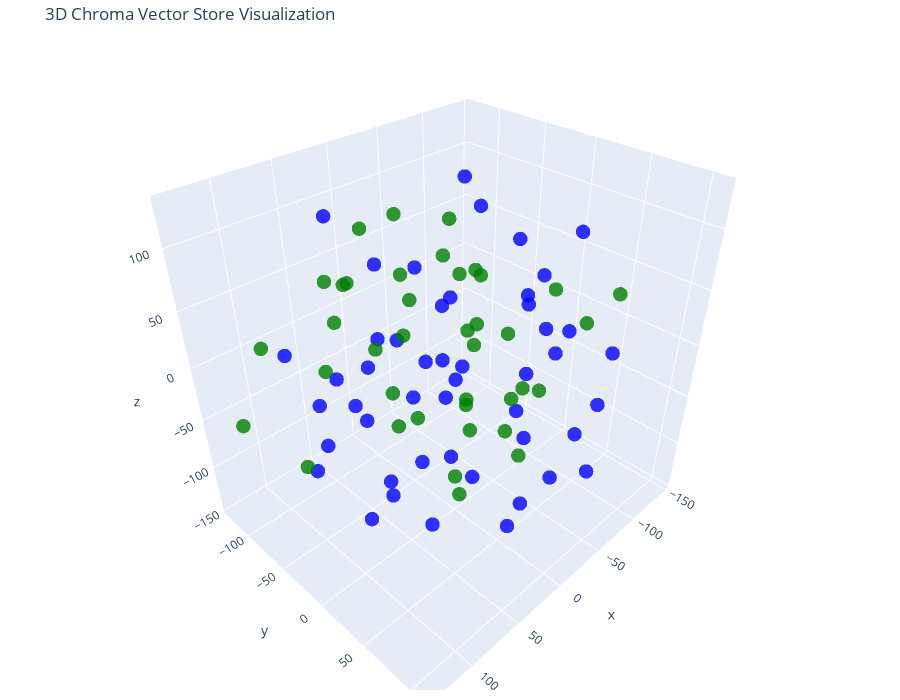

Notebook cell for this chart:
### Code cell
tsne = TSNE(n_components=3, random_state=42)
reduced_vectors = tsne.fit_transform(vectors)
fig = go.Figure(data=[go.Scatter3d(
    x=reduced_vectors[:, 0],
    y=reduced_vectors[:, 1],
    z=reduced_vectors[:, 2],
    mode='markers',
    marker=dict(size=5, color=colors, opacity=0.8),
    text=[f"Type: {t}<br>Text: {d[:100]}..." for t, d in zip(doc_types, documents)],
    hoverinfo='text'
)])

fig.update_layout(
    title='3D Chroma Vector Store Visualization',
    scene=dict(xaxis_title='x', yaxis_title='y', zaxis_title='z'),
    width=900,
    height=700,
    margin=dict(r=10, b=10, l=10, t=40)
)

fig.show()

### Figure 1 — Plotly figure (JSON) as saved in the notebook; plotly's stock layout.template omitted (floating-point values rounded to 4 significant figures)
{"data": [{"hoverinfo": "text", "marker": {"color": ["blue", "blue", "blue", "blue", "blue", "blue", "blue", "blue", "blue", "blue", "blue", "blue", "blue", "blue", "blue", "blue", "blue", "blue", "blue", "blue", "blue", "blue", "blue", "blue", "blue", "blue", "blue", "blue", "blue", "blue", "blue", "blue", "blue", "blue", "blue", "blue", "blue", "blue", "blue", "blue", "blue", "blue", "blue", "blue", "blue", "blue", "blue", "blue", "green", "green", "green", "green", "green", "green", "green", "green", "green", "green", "green", "green", "green", "green", "green", "green", "green", "green", "green", "green", "green", "green", "green", "green", "green", "green", "green", "green", "green", "green", "green", "green", "green", "green", "green", "green", "green", "green", "green"], "opacity": 0.8, "size": 5}, "mode": "markers", "text": ["Type: football<br>Text: # Football Statistics Explained\n\n## Key Metrics...", "Type: football<br>Text: ### Expected Goals (xG)\n- Measures quality of chances created\n- Based on shot location and context...", "Type: football<br>Text: - Helps evaluate performance beyond scoreline...", "Type: football<br>Text: ### Possession Percentage\n- Indicates control of the ball...", "Type: football<br>Text: - High possession does not always mean dominance...", "Type: football<br>Text: ### Pass Completion Rate\n- Measures accuracy of passing\n- Important for midfield control...", "Type: football<br>Text: ## Defensive Metrics\n\n### Tackles Won\n- Number of successful tackles\n- Shows defensive activity...", "Type: football<br>Text: ### Interceptions\n- Reading the game and cutting passing lanes\n- Key for defensive midfielders...", "Type: football<br>Text: # Football Match Analysis...", "Type: football<br>Text: ## Pre-Match Analysis\n- Study opponent formation\n- Identify pressing triggers...", "Type: football<br>Text: - Analyze defensive weaknesses...", "Type: football<br>Text: ## In-Game Observations\n- Shape without the ball\n- Distance between lines...", "Type: football<br>Text: - Effectiveness of substitutions...", "Type: football<br>Text: ## Post-Match Review\n- Compare xG vs goals\n- Evaluate individual performances...", "Type: football<br>Text: - Identify tactical adjustments for next match...", "Type: football<br>Text: ## Common Match Scenarios\n- Breaking down a low block\n- Defending a one-goal lead...", "Type: football<br>Text: - Chasing the game late...", "Type: football<br>Text: # Football Player Roles\n\n## Defensive Roles...", "Type: football<br>Text: ### Ball-Playing Defender (BPD)\n- Comfortable on the ball\n- Initiates build-up from the back...", "Type: football<br>Text: - Important in possession-based teams...", "Type: football<br>Text: ### Defensive Midfielder (Anchor Man)\n- Shields the defense\n- Breaks opposition attacks...", "Type: football<br>Text: - Maintains positional discipline...", "Type: football<br>Text: ## Attacking Roles...", "Type: football<br>Text: ### Inverted Winger\n- Starts wide but cuts inside\n- Often strong foot opposite to flank...", "Type: football<br>Text: - Creates shooting and passing lanes...", "Type: football<br>Text: ### False 9\n- Drops deep instead of staying central\n- Confuses center-backs...", "Type: football<br>Text: - Creates space for wingers to exploit...", "Type: football<br>Text: # Football Tactics Overview\n\n## Common Formations...", "Type: football<br>Text: ### 4-3-3\n- Emphasizes width and pressing\n- Commonly used by possession-based teams...", "Type: football<br>Text: - Requires technically strong wingers and fullbacks...", "Type: football<br>Text: ### 4-2-3-1\n- Balanced defensive and attacking structure...", "Type: football<br>Text: - Double pivot helps in buildup and defensive cover\n- Popular in modern transitional football...", "Type: football<br>Text: ### 3-5-2\n- Uses wing-backs for width\n- Strong central overload...", "Type: football<br>Text: - Effective against teams that press high...", "Type: football<br>Text: ## Tactical Concepts...", "Type: football<br>Text: ### Gegenpressing\n- Immediate pressure after losing possession\n- Aims to recover the ball quickly...", "Type: football<br>Text: - Requires high fitness and coordination...", "Type: football<br>Text: ### Low Block\n- Team defends deep near their penalty area\n- Reduces space behind defenders...", "Type: football<br>Text: - Effective against stronger opponents...", "Type: football<br>Text: # Football Transfer Strategy\n\n## Budget-Based Recruitment...", "Type: football<br>Text: ### Low Budget Clubs\n- Focus on youth and free transfers\n- Look for undervalued players...", "Type: football<br>Text: - Prioritize resale value...", "Type: football<br>Text: ### High Budget Clubs\n- Buy proven performers\n- Target tactical fits rather than star names...", "Type: football<br>Text: - Depth is as important as quality...", "Type: football<br>Text: ## Scouting Factors\n- Age and injury history\n- Tactical compatibility...", "Type: football<br>Text: - Mental attributes like work rate and decision-making...", "Type: football<br>Text: ## Data-Driven Recruitment\n- Use metrics like xG, progressive passes...", "Type: football<br>Text: - Compare league-adjusted statistics\n- Combine data with scouting reports...", "Type: players<br>Text: # Attacking Players...", "Type: players<br>Text: ## Strikers\nStrikers are responsible for scoring goals and occupying central attacking positions....", "Type: players<br>Text: They often operate inside the penalty box and rely on movement, finishing, and positioning....", "Type: players<br>Text: Key attributes of strikers:\n- Finishing\n- Off-the-ball movement\n- Composure\n- Heading ability...", "Type: players<br>Text: ## Wingers\nWingers play on the flanks and provide width to the attack....", "Type: players<br>Text: They often dribble past defenders and create chances through crosses or cut-inside runs....", "Type: players<br>Text: Common winger traits:\n- Pace and acceleration\n- Dribbling skills\n- Crossing accuracy\n- 1v1 ability...", "Type: players<br>Text: ## Attacking Playstyle\nAttacking players thrive in high-tempo systems and pressing teams....", "Type: players<br>Text: They benefit from quick transitions, through balls, and overloads in wide areas....", "Type: players<br>Text: # Defensive Players...", "Type: players<br>Text: ## Centre Backs\nCentre backs are responsible for defending central areas....", "Type: players<br>Text: They stop attackers, win aerial duels, and organize the defensive line....", "Type: players<br>Text: Key traits:\n- Strength and aerial ability\n- Tackling and clearances\n- Defensive positioning...", "Type: players<br>Text: - Communication...", "Type: players<br>Text: ## Full Backs\nFull backs operate on the sides of defense....", "Type: players<br>Text: Modern full backs contribute both defensively and offensively....", "Type: players<br>Text: Important attributes:\n- Stamina\n- Crossing ability\n- Defensive awareness\n- Recovery pace...", "Type: players<br>Text: ## Defensive Philosophy\nDefenders focus on structure, compactness, and minimizing space....", "Type: players<br>Text: They are essential in maintaining team shape and preventing goals....", "Type: players<br>Text: # Goalkeepers...", "Type: players<br>Text: ## Shot Stoppers\nGoalkeepers are the last line of defense....", "Type: players<br>Text: Their primary role is to prevent goals through saves and positioning....", "Type: players<br>Text: Key skills:\n- Reflexes\n- Shot stopping\n- Positioning\n- Handling...", "Type: players<br>Text: ## Sweeper Keepers\nModern goalkeepers act as an extra defender....", "Type: players<br>Text: They participate in build-up play and sweep behind the defensive line....", "Type: players<br>Text: Important attributes:\n- Ball playing ability\n- Decision-making\n- Communication...", "Type: players<br>Text: - Communication\n- Awareness outside the box...", "Type: players<br>Text: ## Goalkeeper Responsibilities\nGoalkeepers organize the defense and control the penalty area....", "Type: players<br>Text: They play a crucial role during set pieces and defensive transitions....", "Type: players<br>Text: # Midfield Players...", "Type: players<br>Text: ## Central Midfielders\nCentral midfielders link defense and attack....", "Type: players<br>Text: They control tempo and distribute the ball across the pitch....", "Type: players<br>Text: Important qualities:\n- Passing range\n- Vision\n- Positional awareness\n- Ball retention...", "Type: players<br>Text: ## Defensive Midfielders...", "Type: players<br>Text: Defensive midfielders protect the backline and break up opposition attacks....", "Type: players<br>Text: They often sit in front of defenders....", "Type: players<br>Text: Key attributes:\n- Tackling\n- Interceptions\n- Positioning\n- Physical strength...", "Type: players<br>Text: ## Playmaking Role\nMidfielders dictate the rhythm of the game....", "Type: players<br>Text: They are involved in build-up play, ball progression, and defensive transitions...."], "type": "scatter3d", "x": [5.044, -76.96, -95.51, -0.9798, -50.49, 29.72, 35.47, 121.6, -30.49, -40.66, 93.53, 55.56, 93.39, -72.94, -26.56, 2.385, 52.92, -3.128, 53.72, -71.35, 7.585, 4.875, 58.69, 48.38, -50.0, 124.5, -56.15, 100.4, 69.12, 29.72, 20.45, 9.377, 59.16, -4.171, 60.85, 125.3, -32.49, 12.19, 17.89, 31.64, -110.5, 15.24, 78.4, -91.85, -33.59, -45.88, -19.33, 45.87, 44.31, 42.11, -50.98, -5.802, 75.15, -17.07, -21.81, 13.41, -43.14, -8.134, 4.635, -55.93, -48.31, -80.23, -6.224, 104.8, -33.76, -40.39, -103.5, 79.18, 44.18, 86.63, -52.68, -145.2, -94.7, 3.391, 120.8, 52.2, -103.6, 80.71, 60.13, -10.38, -79.08, 135.0, 93.66, -96.31, 20.67, 27.59, -75.98], "y": [99.96, 62.55, 76.02, 67.69, 44.48, 93.41, 88.48, 35.32, 107.1, -31.22, 5.193, 21.41, -60.88, -44.45, -30.73, -104.2, -109.1, 68.63, 69.96, 23.31, -81.99, -43.32, -72.1, 48.17, 68.29, 5.147, -93.37, 40.48, 74.17, 24.49, -42.43, -0.7677, 109.4, 97.48, -34.25, -31.63, -46.9, -29.06, 80.88, 5.505, -34.22, -129.9, 7.805, 25.09, 107.0, -60.79, 50.23, -28.16, -88.27, -9.804, 14.6, 6.941, 39.66, 0.5772, 3.97, -109.8, 48.09, -68.53, -1.582, -112.8, -33.68, 84.48, -70.91, -98.24, -12.4, -35.45, 11.4, -45.53, -48.47, -44.36, 24.64, 16.88, -66.08, -65.28, -29.8, -61.72, -77.28, 6.587, -2.765, 43.53, -15.85, -88.3, 96.41, -10.27, 20.82, 38.14, -90.1], "z": [-45.23, -76.5, 1.629, 26.27, 30.12, 2.592, -80.45, 48.47, -58.04, 129.5, -92.05, -48.41, -86.79, 92.8, -128.5, -53.19, -70.29, -99.3, -32.13, 58.73, -10.87, -51.38, -20.07, 36.89, 116.8, -0.2474, -70.71, -37.86, 71.01, 81.88, 12.61, -25.99, 51.22, 73.29, -38.51, 54.51, -34.39, 77.17, 95.35, -144.1, 55.11, 84.91, 118.2, -21.25, 2.93, 7.272, 73.92, -108.2, 18.52, 41.84, -51.85, 31.92, 14.83, -73.51, 70.49, 32.78, -21.17, 48.15, 121.2, -13.02, -77.46, 63.82, 98.78, 18.32, -3.257, 49.08, 28.81, 85.41, 111.5, 15.53, -108.6, -19.44, -34.86, -96.01, -44.18, 65.82, 12.63, 56.41, 4.488, -45.05, -14.97, -31.96, -2.374, -78.33, -86.54, -1.352, 32.15]}], "layout": {"height": 700, "margin": {"b": 10, "l": 10, "r": 10, "t": 40}, "scene": {"xaxis": {"title": {"text": "x"}}, "yaxis": {"title": {"text": "y"}}, "zaxis": {"title": {"text": "z"}}}, "title": {"text": "3D Chroma Vector Store Visualization"}, "width": 900}}
